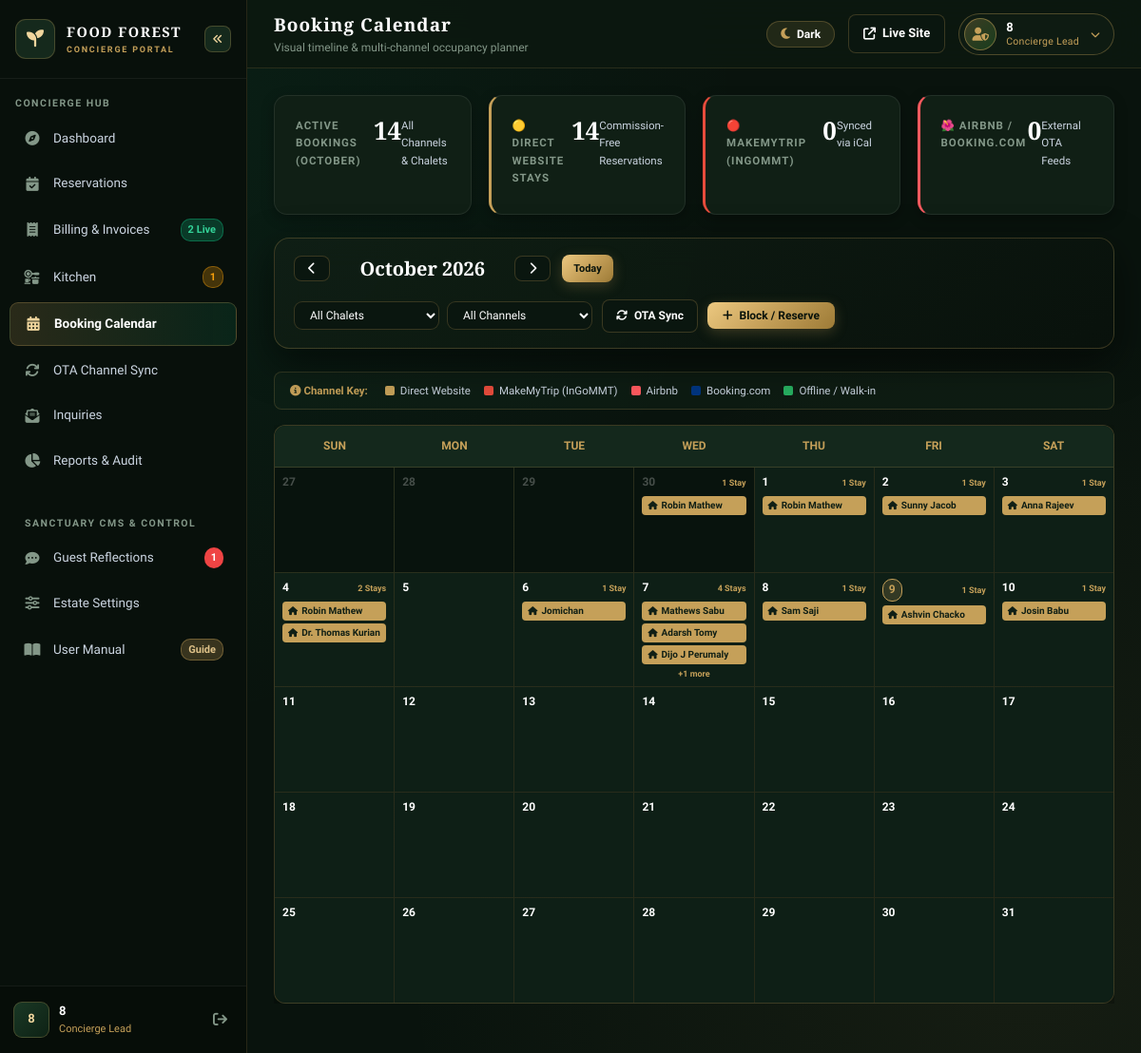
Screenshot of /admin/calendar.php (signed in) with the database file from the repository.
### tables this page shows
CREATE TABLE `bookings` (
  `id` int(11) NOT NULL AUTO_INCREMENT,
  `user_id` int(11) DEFAULT NULL,
  `is_guest` tinyint(1) DEFAULT 1,
  `guest_access_token` varchar(100) DEFAULT NULL,
  `expires_at` datetime DEFAULT NULL,
  `reference_code` varchar(100) NOT NULL,
  `villa_type` varchar(255) NOT NULL,
  `duplex_unit` varchar(20) DEFAULT 'full',
  `booking_source` varchar(50) DEFAULT 'direct_website',
  `billing_type` varchar(20) DEFAULT 'estimate',
  `gst_number` varchar(50) DEFAULT NULL,
  `billing_name` varchar(150) DEFAULT NULL,
  `billing_address` text DEFAULT NULL,
  `gst_percentage` decimal(5,2) DEFAULT 0.00,
  `gst_amount` decimal(10,2) DEFAULT 0.00,
  `external_uid` varchar(255) DEFAULT NULL,
  `sync_hash` varchar(64) DEFAULT NULL,
  `guest_name` varchar(150) NOT NULL,
  `guest_phone` varchar(50) NOT NULL,
  `guest_email` varchar(150) DEFAULT NULL,
  `id_proof_type` varchar(100) DEFAULT NULL,
  `id_proof_number` varchar(100) DEFAULT NULL,
  `id_proof_file` varchar(255) DEFAULT NULL,
  `city_state` varchar(255) DEFAULT NULL,
  `country` varchar(100) DEFAULT 'India',
  `adults_count` int(11) DEFAULT 2,
  `kids_count` int(11) DEFAULT 0,
  `extra_adults` int(11) DEFAULT 0,
  `extra_kids` int(11) DEFAULT 0,
  `guests_count` int(11) DEFAULT 2,
  `checkin_date` date NOT NULL,
  `checkout_date` date NOT NULL,
  `checked_in_at` datetime DEFAULT NULL,
  `checked_out_at` datetime DEFAULT NULL,
  `nights` int(11) DEFAULT 1,
  `addons` text DEFAULT NULL,
  `activities_json` longtext DEFAULT NULL,
  `billing_items_json` longtext DEFAULT NULL,
  `food_items` longtext DEFAULT NULL,
  `food_amount` decimal(10,2) DEFAULT 0.00,
  `food_status` varchar(50) DEFAULT 'none',
  `room_amount` decimal(10,2) DEFAULT 0.00,
  `special_notes` text DEFAULT NULL,
  `billing_notes` text DEFAULT NULL,
  `total_amount` decimal(10,2) NOT NULL,
  `advance_paid` decimal(10,2) DEFAULT 0.00,
  `discount_amount` decimal(10,2) DEFAULT 0.00,
  `tax_amount` decimal(10,2) DEFAULT 0.00,
  `extra_charges` decimal(10,2) DEFAULT 0.00,
  `payment_method` varchar(50) DEFAULT 'unspecified',
  `payment_status` varchar(50) DEFAULT 'unpaid',
  `status` varchar(50) DEFAULT 'pending',
  `created_at` timestamp NOT NULL DEFAULT current_timestamp(),
  PRIMARY KEY (`id`),
  UNIQUE KEY `reference_code` (`reference_code`)
);

### admin/calendar.php (the view, shortened to what this page needs)
<?php
require_once __DIR__ . '/includes/header.php';
$pdo = get_db();
$curr_month = isset($_GET['month']) ? max(1, min(12, (int)$_GET['month'])) : (int)date('n');
$curr_year = isset($_GET['year']) ? max(2020, min(2035, (int)$_GET['year'])) : (int)date('Y');
$selected_room = trim($_GET['room'] ?? 'all');
$selected_source = trim($_GET['source'] ?? 'all');
$prev_month = $curr_month - 1;
$prev_year = $curr_year;
$next_month = $curr_month + 1;
$next_year = $curr_year;
$first_day_ts = strtotime("{$curr_year}-{$curr_month}-01");
$days_in_month = (int)date('t', $first_day_ts);
$first_day_of_week = (int)date('w', $first_day_ts);
$month_name = date('F', $first_day_ts);
$cal_start_date = date('Y-m-d', strtotime("-{$first_day_of_week} days", $first_day_ts));
$total_cells = ceil(($first_day_of_week + $days_in_month) / 7) * 7;
$cal_end_date = date('Y-m-d', strtotime("+ " . ($total_cells - 1) . " days", strtotime($cal_start_date)));
$b_sql = "SELECT b.*, r.title AS room_title
          FROM bookings b
          LEFT JOIN rooms r ON b.villa_type = r.slug
          WHERE b.status NOT IN ('cancelled', 'rejected')
            AND b.checkin_date <= ?
            AND b.checkout_date >= ?";
$b_params = [$cal_end_date, $cal_start_date];
$b_sql .= " ORDER BY b.checkin_date ASC";
$b_stmt = $pdo->prepare($b_sql);
$b_stmt->execute($b_params);
$bookings = $b_stmt->fetchAll(PDO::FETCH_ASSOC);
$bookings_by_date = [];
$source_counts = [
    'direct_website' => 0,
    'makemytrip' => 0,
    'airbnb' => 0,
    'booking_com' => 0,
    'offline_direct' => 0
];
foreach ($bookings as $b) {
    $src = strtolower(trim($b['booking_source'] ?: 'direct_website'));
    if (stripos($src, 'make') !== false || stripos($src, 'mmt') !== false) {
        $src_key = 'makemytrip';
    } elseif (stripos($src, 'air') !== false) {
        $src_key = 'airbnb';
    } elseif (stripos($src, 'booking') !== false) {
        $src_key = 'booking_com';
    } elseif ($src === 'direct_website') {
        $src_key = 'direct_website';
    } else {
        $src_key = 'offline_direct';
    }
    if (isset($source_counts[$src_key])) {
        $source_counts[$src_key]++;
    } else {
        $source_counts['offline_direct']++;
    }
    $c_start = new DateTime($b['checkin_date']);
    $c_end = new DateTime($b['checkout_date']);
    while ($c_start < $c_end) {
        $d_str = $c_start->format('Y-m-d');
        if (!isset($bookings_by_date[$d_str])) {
            $bookings_by_date[$d_str] = [];
        }
        $bookings_by_date[$d_str][] = $b;
        $c_start->modify('+1 day');
    }
}
$total_bookings_count = count($bookings);
?>
<div class="adm-content-container">
    <div class="adm-kpi-grid" style="grid-template-columns: repeat(auto-fit, minmax(200px, 1fr)); margin-bottom: 24px;">
        <div class="adm-kpi-card">
            <div class="adm-kpi-label">Active Bookings (<?php echo $month_name; ?>)</div>
            <div class="adm-kpi-number"><?php echo $total_bookings_count; ?></div>
            <span class="adm-kpi-trend">All Channels & Chalets</span>
        </div>
        <div class="adm-kpi-card" style="border-left: 3px solid #C5A059;">
            <div class="adm-kpi-label">🟡 Direct Website Stays</div>
            <div class="adm-kpi-number"><?php echo $source_counts['direct_website']; ?></div>
            <span class="adm-kpi-trend">Commission-Free Reservations</span>
        </div>
        <div class="adm-kpi-card" style="border-left: 3px solid #e74c3c;">
            <div class="adm-kpi-label">🔴 MakeMyTrip (InGoMMT)</div>
            <div class="adm-kpi-number"><?php echo $source_counts['makemytrip']; ?></div>
            <span class="adm-kpi-trend">Synced via iCal</span>
        </div>
        <div class="adm-kpi-card" style="border-left: 3px solid #FF5A5F;">
            <div class="adm-kpi-label">🌺 Airbnb / Booking.com</div>
            <div class="adm-kpi-number"><?php echo $source_counts['airbnb'] + $source_counts['booking_com']; ?></div>
            <span class="adm-kpi-trend">External OTA Feeds</span>
        </div>
    </div>
    <div class="adm-card" style="margin-bottom: 24px; padding: 16px 20px;">
        <div style="display: flex; flex-wrap: wrap; justify-content: space-between; align-items: center; gap: 16px;">
            <div style="display: flex; align-items: center; gap: 12px;">
                <a href="calendar.php?month=<?php echo $prev_month; ?>&year=<?php echo $prev_year; ?>&room=<?php echo urlencode($selected_room); ?>&source=<?php echo urlencode($selected_source); ?>"
                   class="adm-btn-action outline" style="padding: 6px 14px;">
                    <i class="fa-solid fa-chevron-left"></i>
                </a>
                <h2 style="font-family: var(--adm-font-title); font-size: 20px; color: #FFFFFF; margin: 0; min-width: 170px; text-align: center;">
                    <?php echo $month_name . ' ' . $curr_year; ?>
                </h2>
                <a href="calendar.php?month=<?php echo $next_month; ?>&year=<?php echo $next_year; ?>&room=<?php echo urlencode($selected_room); ?>&source=<?php echo urlencode($selected_source); ?>"
                   class="adm-btn-action outline" style="padding: 6px 14px;">
                    <i class="fa-solid fa-chevron-right"></i>
                </a>
                <a href="calendar.php?month=<?php echo date('n'); ?>&year=<?php echo date('Y'); ?>&room=<?php echo urlencode($selected_room); ?>&source=<?php echo urlencode($selected_source); ?>"
                   class="adm-btn-action gold" style="padding: 6px 12px; font-size: 11px;">
                    Today
                </a>
            </div>
            <div style="display: flex; flex-wrap: wrap; align-items: center; gap: 10px;">
                <form method="GET" action="calendar.php" id="cal-filter-form" style="display: flex; gap: 8px;">
                    <select name="room" class="adm-input" style="padding: 6px 12px; font-size: 12px; max-width: 180px;" onchange="this.form.submit()">
                        <option value="all" <?php echo $selected_room === 'all' ? 'selected' : ''; ?>>All Chalets</option>
                    </select>
                    <select name="source" class="adm-input" style="padding: 6px 12px; font-size: 12px; max-width: 160px;" onchange="this.form.submit()">
                        <option value="all" <?php echo $selected_source === 'all' ? 'selected' : ''; ?>>All Channels</option>
                    </select>
                </form>
                <a href="channel_sync.php" class="adm-btn-action outline" title="Manage & Sync Feeds" style="padding: 7px 14px; font-size: 12px;">
                    <i class="fa-solid fa-arrows-rotate"></i> OTA Sync
                </a>
                <button type="button" class="adm-btn-action gold" onclick="openQuickBookModal()" style="padding: 7px 16px; font-size: 12px;">
                    <i class="fa-solid fa-plus"></i> Block / Reserve
                </button>
            </div>
        </div>
    </div>
    <div style="display: flex; flex-wrap: wrap; align-items: center; gap: 14px; margin-bottom: 16px; padding: 10px 16px; background: rgba(20, 40, 28, 0.4); border: 1px solid rgba(197, 160, 89, 0.2); border-radius: 8px; font-size: 11.5px;">
        <span style="color: var(--adm-gold); font-weight: 700; margin-right: 4px;"><i class="fa-solid fa-circle-info"></i> Channel Key:</span>
        <span style="display: inline-flex; align-items: center; gap: 6px;"><span style="width: 10px; height: 10px; border-radius: 2px; background: #C5A059;"></span> Direct Website</span>
        <span style="display: inline-flex; align-items: center; gap: 6px;"><span style="width: 10px; height: 10px; border-radius: 2px; background: #e74c3c;"></span> MakeMyTrip (InGoMMT)</span>
        <span style="display: inline-flex; align-items: center; gap: 6px;"><span style="width: 10px; height: 10px; border-radius: 2px; background: #FF5A5F;"></span> Airbnb</span>
        <span style="display: inline-flex; align-items: center; gap: 6px;"><span style="width: 10px; height: 10px; border-radius: 2px; background: #003580;"></span> Booking.com</span>
        <span style="display: inline-flex; align-items: center; gap: 6px;"><span style="width: 10px; height: 10px; border-radius: 2px; background: #27ae60;"></span> Offline / Walk-in</span>
    </div>
    <div class="adm-table-responsive" style="border: none; background: transparent; padding: 0; margin-bottom: 24px;">
        <div class="adm-card" style="padding: 0; overflow: hidden; border-radius: 12px; min-width: 680px; margin-bottom: 0;">
            <div style="display: grid; grid-template-columns: repeat(7, 1fr); background: #14281c; border-bottom: 1px solid rgba(197, 160, 89, 0.2); text-align: center; font-weight: 700; font-size: 12px; color: var(--adm-gold); padding: 12px 0;">
            <div>SUN</div>
            <div>MON</div>
            <div>TUE</div>
            <div>WED</div>
            <div>THU</div>
            <div>FRI</div>
            <div>SAT</div>
        </div>
        <div style="display: grid; grid-template-columns: repeat(7, 1fr); gap: 1px; background: rgba(197, 160, 89, 0.15);">
            <?php
            $curr_cal_date = new DateTime($cal_start_date);
            $today_str = date('Y-m-d');
            for ($i = 0; $i < $total_cells; $i++):
                $d_str = $curr_cal_date->format('Y-m-d');
                $d_num = (int)$curr_cal_date->format('j');
                $is_current_month = ((int)$curr_cal_date->format('n') === $curr_month);
                $is_today = ($d_str === $today_str);
                $day_bookings = $bookings_by_date[$d_str] ?? [];
            ?>
                <div class="cal-day-cell <?php echo !$is_current_month ? 'other-month' : ''; ?> <?php echo $is_today ? 'is-today' : ''; ?>"
                     style="min-height: 110px; background: <?php echo $is_current_month ? '#0e1f16' : '#08130d'; ?>; padding: 6px 8px; position: relative; cursor: pointer; transition: background 0.2s ease;"
                     onclick="handleDayClick('<?php echo $d_str; ?>')">
                    <div style="display: flex; justify-content: space-between; align-items: center; margin-bottom: 4px;">
                        <span style="font-size: 12px; font-weight: <?php echo $is_today ? '800' : '600'; ?>; color: <?php echo $is_today ? 'var(--adm-gold)' : ($is_current_month ? '#FFFFFF' : 'rgba(255,255,255,0.25)'); ?>; <?php echo $is_today ? 'background: rgba(197, 160, 89, 0.2); padding: 1px 6px; border-radius: 10px; border: 1px solid var(--adm-gold);' : ''; ?>">
                            <?php echo $d_num; ?>
                        </span>
                        <?php if (count($day_bookings) > 0): ?>
                            <span style="font-size: 9px; color: var(--adm-gold); font-weight: 700;">
                                <?php echo count($day_bookings); ?> Stay<?php echo count($day_bookings) > 1 ? 's' : ''; ?>
                            </span>
                        <?php endif; ?>
                    </div>
                    <div style="display: flex; flex-direction: column; gap: 3px;">
                        <?php
                        $max_show = 3;
                        $rendered = 0;
                        foreach ($day_bookings as $b):
                            if ($rendered >= $max_show) break;
                            $rendered++;
                            $pill_bg = '#C5A059';
                            $pill_color = '#101F15';
                            $badge_icon = 'fa-solid fa-house';
                        ?>
                            <div class="cal-booking-pill"
                                 onclick="event.stopPropagation(); openBookingDetailModal(<?php echo htmlspecialchars(json_encode($b)); ?>)"
                                 style="background: <?php echo $pill_bg; ?>; color: <?php echo $pill_color; ?>; padding: 2px 6px; border-radius: 4px; font-size: 10px; font-weight: 700; white-space: nowrap; overflow: hidden; text-overflow: ellipsis; display: flex; align-items: center; gap: 4px;"
                                 title="<?php echo htmlspecialchars($b['guest_name'] . ' (' . ($b['room_title'] ?: $b['villa_type']) . ') - ' . $b['checkin_date'] . ' to ' . $b['checkout_date']); ?>">
                                <i class="<?php echo $badge_icon; ?>" style="font-size: 9px;"></i>
                                <span><?php echo htmlspecialchars($b['guest_name']); ?></span>
                            </div>
                        <?php endforeach; ?>
                        <?php if (count($day_bookings) > $max_show): ?>
                            <div style="font-size: 9px; color: var(--adm-gold); font-weight: 700; text-align: center;">
                                +<?php echo count($day_bookings) - $max_show; ?> more
                            </div>
                        <?php endif; ?>
                    </div>
                </div>
            <?php
                $curr_cal_date->modify('+1 day');
            endfor;
            ?>
        </div>
    </div>
</div>
</div>
<?php require_once __DIR__ . '/includes/footer.php'; ?>

### rows the page displays
bookings: guest_name "Robin Mathew"
bookings: guest_name "Robin Mathew"
bookings: guest_name "Sunny Jacob"
bookings: guest_name "Anna Rajeev"
bookings: guest_name "Robin Mathew"
bookings: guest_name "Dr. Thomas Kurian"
bookings: guest_name "Jomichan"
bookings: guest_name "Mathews Sabu"
bookings: guest_name "Adarsh Tomy"
bookings: guest_name "Dijo J Perumaly"
bookings: guest_name "Sam Saji"
bookings: guest_name "Ashvin Chacko"
bookings: guest_name "Josin Babu"

### other values shown
$site_name "FOOD FOREST"
$inhouse_count "2"
$today_kitchen_orders_count "1"
$pending_reviews_count "1"
$initials "8"
$admin['full_name'] "8"
$admin['role'] "Concierge Lead"
$page_title "Booking Calendar"
$page_subtitle "Visual timeline & multi-channel occupancy planner"
$month_name "OCTOBER"
$total_bookings_count "14"
$source_counts['direct_website'] "14"
$source_counts['makemytrip'] "0"
$source_counts['airbnb'] + $source_counts['booking_com'] "0"
$month_name "October"
